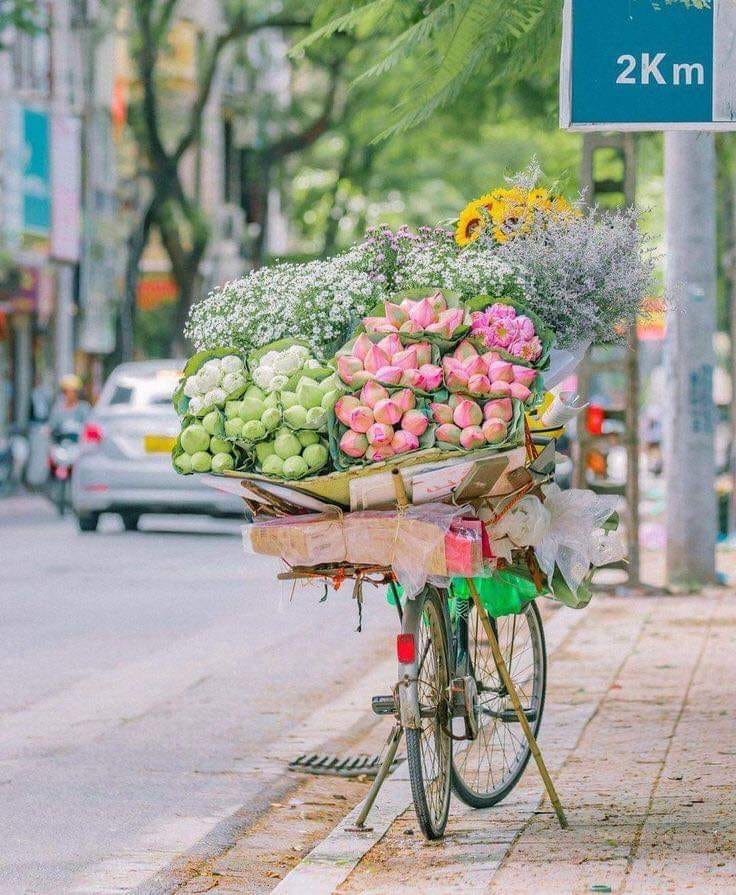
#> input picture Images/image1.jpg, 736 x 895 px, found by its file name
$ python part3.py
#> lines starting #> are read from the running program, lines starting #| are printed output that depends on the picture
from PIL import Image


def rotate_image(image_path, degrees):
#> called with image_path = 'images/image1.jpg', degrees = 45
    img = Image.open(image_path)  # Load the image
#> img is the input picture: PIL image 736x895 RGB; mean R, G, B 156.1, 157.1, 146.9
    img_rotated = img.rotate(degrees)  # Rotate the image
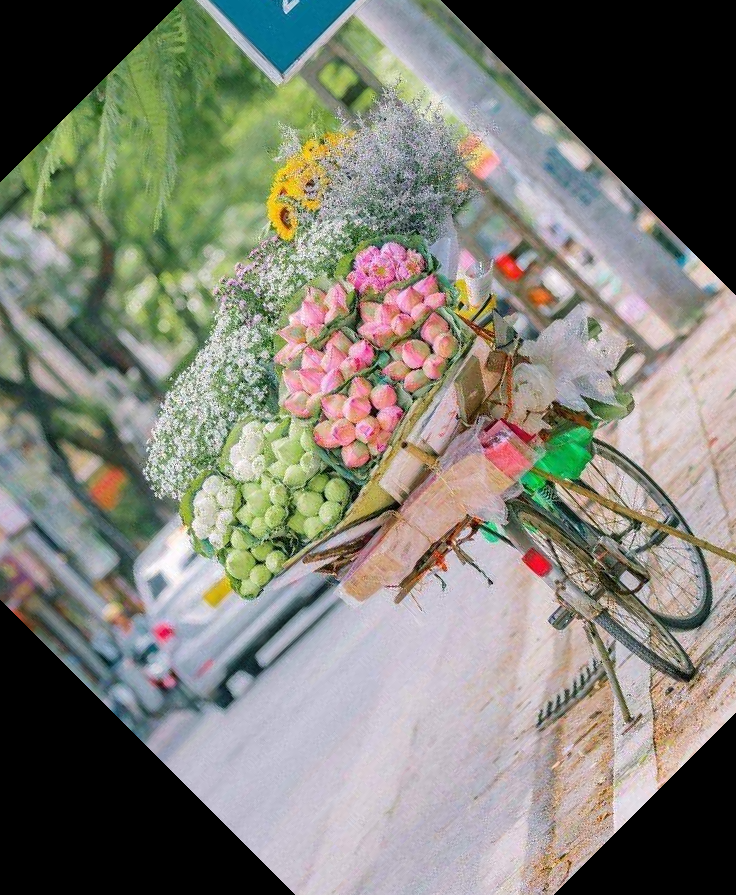
#> img_rotated: PIL image 736x895 RGB; mean R, G, B 128, 127.7, 117.5
    img.show(title='Original Image')  # Display the original and rotated images
    img_rotated.show(title=f'Rotated {degrees} degrees')


# Usage:
rotate_image("images/image1.jpg", degrees=45)
rotate_image("images/image1.jpg", degrees=90)
#> call 2 of rotate_image, with image_path = 'images/image1.jpg', degrees = 90
#> in rotate_image (call 2), `img_rotated = img.rotate(degrees)`:
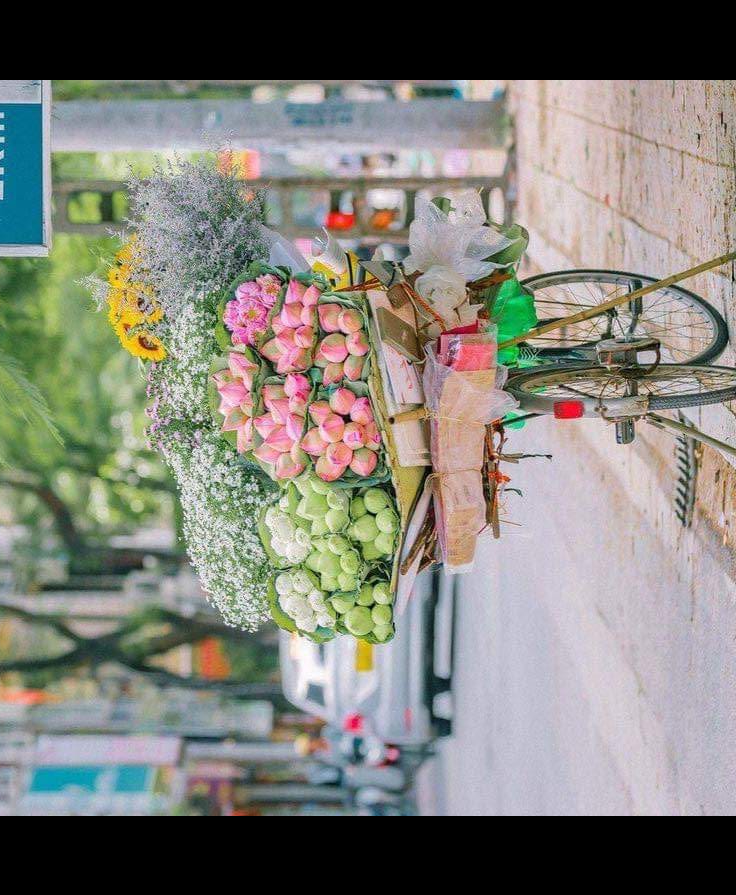
#> img_rotated: PIL image 736x895 RGB; mean R, G, B 129.6, 129, 121.1
